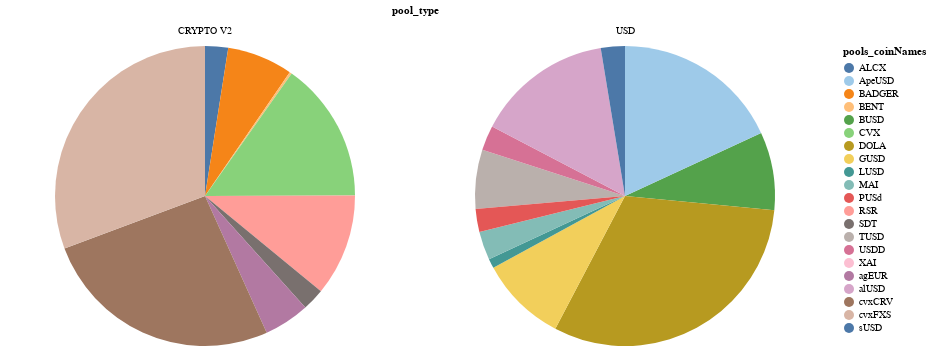

The notebook cell saved with this chart:
### Code cell
(
    alt.Chart(df_tvl)
    .mark_arc()
    .encode(
        theta="dailyPoolSnapshots_reservesUSD:Q", 
        color=alt.Color("pools_coinNames:N", scale=alt.Scale(scheme="tableau20")), 
        facet=alt.Facet('pool_type:N', columns=3),
        tooltip=[
            alt.Tooltip("pools_coinNames:N", title="Token"), 
            alt.Tooltip("dailyPoolSnapshots_reservesUSD:Q", format="$,d", title="TVL"),
            alt.Tooltip("tvl_share:Q", format=".1%", title="TVL Share")
        ] 
    )
    .resolve_scale(theta="independent")
)

### Figure 1 — Vega-Lite specification as saved in the notebook (floating-point values rounded to 4 significant figures)
{"config": {"view": {"continuousWidth": 400, "continuousHeight": 300}}, "data": {"name": "data-d544aaff7cde94c0959a8fb038525a36"}, "mark": "arc", "encoding": {"color": {"field": "pools_coinNames", "scale": {"scheme": "tableau20"}, "type": "nominal"}, "facet": {"columns": 3, "field": "pool_type", "type": "nominal"}, "theta": {"field": "dailyPoolSnapshots_reservesUSD", "type": "quantitative"}, "tooltip": [{"field": "pools_coinNames", "title": "Token", "type": "nominal"}, {"field": "dailyPoolSnapshots_reservesUSD", "format": "$,d", "title": "TVL", "type": "quantitative"}, {"field": "tvl_share", "format": ".1%", "title": "TVL Share", "type": "quantitative"}]}, "resolve": {"scale": {"theta": "independent"}}, "$schema": "https://vega.github.io/schema/vega-lite/v4.17.0.json", "datasets": {"data-d544aaff7cde94c0959a8fb038525a36": [{"dailyPoolSnapshots_reservesUSD": 333000.0, "pool_type": "CRYPTO V2", "pools_coinNames": "ALCX", "tvl_total": 13420000.0, "tvl_share": 0.02482}, {"dailyPoolSnapshots_reservesUSD": 949500.0, "pool_type": "CRYPTO V2", "pools_coinNames": "BADGER", "tvl_total": 13420000.0, "tvl_share": 0.07077}, {"dailyPoolSnapshots_reservesUSD": 32690.0, "pool_type": "CRYPTO V2", "pools_coinNames": "BENT", "tvl_total": 13420000.0, "tvl_share": 0.002437}, {"dailyPoolSnapshots_reservesUSD": 2031000.0, "pool_type": "CRYPTO V2", "pools_coinNames": "CVX", "tvl_total": 13420000.0, "tvl_share": 0.1514}, {"dailyPoolSnapshots_reservesUSD": 1477000.0, "pool_type": "CRYPTO V2", "pools_coinNames": "RSR", "tvl_total": 13420000.0, "tvl_share": 0.1101}, {"dailyPoolSnapshots_reservesUSD": 320900.0, "pool_type": "CRYPTO V2", "pools_coinNames": "SDT", "tvl_total": 13420000.0, "tvl_share": 0.02392}, {"dailyPoolSnapshots_reservesUSD": 658700.0, "pool_type": "CRYPTO V2", "pools_coinNames": "agEUR", "tvl_total": 13420000.0, "tvl_share": 0.0491}, {"dailyPoolSnapshots_reservesUSD": 3497000.0, "pool_type": "CRYPTO V2", "pools_coinNames": "cvxCRV", "tvl_total": 13420000.0, "tvl_share": 0.2607}, {"dailyPoolSnapshots_reservesUSD": 4116000.0, "pool_type": "CRYPTO V2", "pools_coinNames": "cvxFXS", "tvl_total": 13420000.0, "tvl_share": 0.3068}, {"dailyPoolSnapshots_reservesUSD": 4376000.0, "pool_type": "USD", "pools_coinNames": "BUSD", "tvl_total": 52050000.0, "tvl_share": 0.08408}, {"dailyPoolSnapshots_reservesUSD": 16230000.0, "pool_type": "USD", "pools_coinNames": "DOLA", "tvl_total": 52050000.0, "tvl_share": 0.3118}, {"dailyPoolSnapshots_reservesUSD": 4872000.0, "pool_type": "USD", "pools_coinNames": "GUSD", "tvl_total": 52050000.0, "tvl_share": 0.09361}, {"dailyPoolSnapshots_reservesUSD": 534600.0, "pool_type": "USD", "pools_coinNames": "LUSD", "tvl_total": 52050000.0, "tvl_share": 0.01027}, {"dailyPoolSnapshots_reservesUSD": 1596000.0, "pool_type": "USD", "pools_coinNames": "MAI", "tvl_total": 52050000.0, "tvl_share": 0.03066}, {"dailyPoolSnapshots_reservesUSD": 3323000.0, "pool_type": "USD", "pools_coinNames": "TUSD", "tvl_total": 52050000.0, "tvl_share": 0.06384}, {"dailyPoolSnapshots_reservesUSD": 1394000.0, "pool_type": "USD", "pools_coinNames": "USDD", "tvl_total": 52050000.0, "tvl_share": 0.02679}, {"dailyPoolSnapshots_reservesUSD": 0.0, "pool_type": "USD", "pools_coinNames": "XAI", "tvl_total": 52050000.0, "tvl_share": 0.0}, {"dailyPoolSnapshots_reservesUSD": 7672000.0, "pool_type": "USD", "pools_coinNames": "alUSD", "tvl_total": 52050000.0, "tvl_share": 0.1474}, {"dailyPoolSnapshots_reservesUSD": 9419000.0, "pool_type": "USD", "pools_coinNames": "ApeUSD", "tvl_total": 52050000.0, "tvl_share": 0.181}, {"dailyPoolSnapshots_reservesUSD": 1283000.0, "pool_type": "USD", "pools_coinNames": "PUSd", "tvl_total": 52050000.0, "tvl_share": 0.02465}, {"dailyPoolSnapshots_reservesUSD": 1349000.0, "pool_type": "USD", "pools_coinNames": "sUSD", "tvl_total": 52050000.0, "tvl_share": 0.02592}]}}
